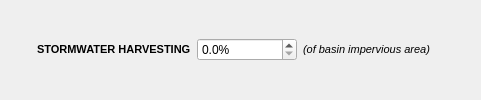
               <widget class="QWidget" name="widget_5" native="true">
                <layout class="QHBoxLayout" name="horizontalLayout_5">
                 <item>
                  <widget class="QLabel" name="recycle_img">
                   <property name="minimumSize">
                    <size>
                     <width>20</width>
                     <height>20</height>
                    </size>
                   </property>
                   <property name="maximumSize">
                    <size>
                     <width>20</width>
                     <height>20</height>
                    </size>
                   </property>
                   <property name="whatsThis">
                    <string>Select what design goals to consider and what priority they take over each other. Highest priority (1) and Lowest priority (3) influence technology's chance of being implemented. Note that equal priority can be set as well, in which case no one design rationale is more important than the other.</string>
                   </property>
                   <property name="text">
                    <string/>
                   </property>
                   <property name="pixmap">
                    <pixmap resource="../../../../Dropbox/01_URBANBEATS/Development/graphics/ubeats.qrc">:/icons/drinking.png</pixmap>
                   </property>
                   <property name="scaledContents">
                    <bool>true</bool>
                   </property>
                  </widget>
                 </item>
                 <item>
                  <widget class="QLabel" name="recycle_lbl">
                   <property name="minimumSize">
                    <size>
                     <width>0</width>
                     <height>16</height>
                    </size>
                   </property>
                   <property name="maximumSize">
                    <size>
                     <width>16777215</width>
                     <height>16</height>
                    </size>
                   </property>
                   <property name="toolTip">
                    <string>&lt;html&gt;&lt;head/&gt;&lt;body&gt;&lt;p&gt;&lt;span style=&quot; font-size:10pt;&quot;&gt;Reducing the impact of impervious surfaces on increasing stormwater runoff volumes. This objective aims to reduce total annual runoff volume by a specified %&lt;/span&gt;&lt;/p&gt;&lt;/body&gt;&lt;/html&gt;</string>
                   </property>
                   <property name="whatsThis">
                    <string>&lt;html&gt;&lt;head/&gt;&lt;body&gt;&lt;p&gt;&lt;span style=&quot; font-size:10pt;&quot;&gt;Reducing the impact of impervious surfaces on increasing stormwater runoff volumes. This objective aims to reduce total annual runoff volume by a specified %&lt;/span&gt;&lt;/p&gt;&lt;/body&gt;&lt;/html&gt;</string>
                   </property>
                   <property name="text">
                    <string>&lt;!DOCTYPE HTML PUBLIC &quot;-//W3C//DTD HTML 4.0//EN&quot; &quot;http://www.w3.org/TR/REC-html40/strict.dtd&quot;&gt;
&lt;html&gt;&lt;head&gt;&lt;meta name=&quot;qrichtext&quot; content=&quot;1&quot; /&gt;&lt;style type=&quot;text/css&quot;&gt;
p, li { white-space: pre-wrap; }
&lt;/style&gt;&lt;/head&gt;&lt;body style=&quot; font-family:'MS Shell Dlg 2'; font-size:8pt; font-weight:400; font-style:normal;&quot;&gt;
&lt;p style=&quot; margin-top:0px; margin-bottom:0px; margin-left:0px; margin-right:0px; -qt-block-indent:0; text-indent:0px;&quot;&gt;&lt;span style=&quot; font-weight:600;&quot;&gt;STORMWATER HARVESTING&lt;/span&gt;&lt;/p&gt;&lt;/body&gt;&lt;/html&gt;</string>
                   </property>
                  </widget>
                 </item>
                 <item>
                  <widget class="QDoubleSpinBox" name="service_recycle_spin">
                   <property name="minimumSize">
                    <size>
                     <width>100</width>
                     <height>0</height>
                    </size>
                   </property>
                   <property name="suffix">
                    <string>%</string>
                   </property>
                   <property name="decimals">
                    <number>1</number>
                   </property>
                  </widget>
                 </item>
                 <item>
                  <widget class="QLabel" name="recycle_lbl2">
                   <property name="text">
                    <string>&lt;!DOCTYPE HTML PUBLIC &quot;-//W3C//DTD HTML 4.0//EN&quot; &quot;http://www.w3.org/TR/REC-html40/strict.dtd&quot;&gt;
&lt;html&gt;&lt;head&gt;&lt;meta name=&quot;qrichtext&quot; content=&quot;1&quot; /&gt;&lt;style type=&quot;text/css&quot;&gt;
p, li { white-space: pre-wrap; }
&lt;/style&gt;&lt;/head&gt;&lt;body style=&quot; font-family:'MS Shell Dlg 2'; font-size:8.25pt; font-weight:400; font-style:normal;&quot;&gt;
&lt;p style=&quot; margin-top:0px; margin-bottom:0px; margin-left:0px; margin-right:0px; -qt-block-indent:0; text-indent:0px;&quot;&gt;&lt;span style=&quot; font-size:8pt; font-style:italic;&quot;&gt;(of basin impervious area)&lt;/span&gt;&lt;/p&gt;&lt;/body&gt;&lt;/html&gt;</string>
                   </property>
                  </widget>
                 </item>
                 <item>
                  <spacer name="horizontalSpacer_211">
                   <property name="orientation">
                    <enum>Qt::Horizontal</enum>
                   </property>
                   <property name="sizeHint" stdset="0">
                    <size>
                     <width>40</width>
                     <height>20</height>
                    </size>
                   </property>
                  </spacer>
                 </item>
                </layout>
               </widget>
